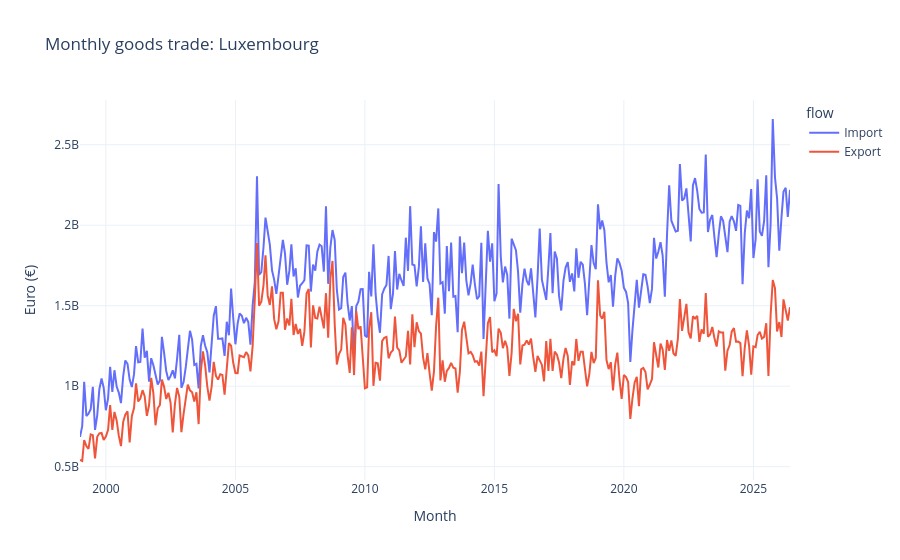
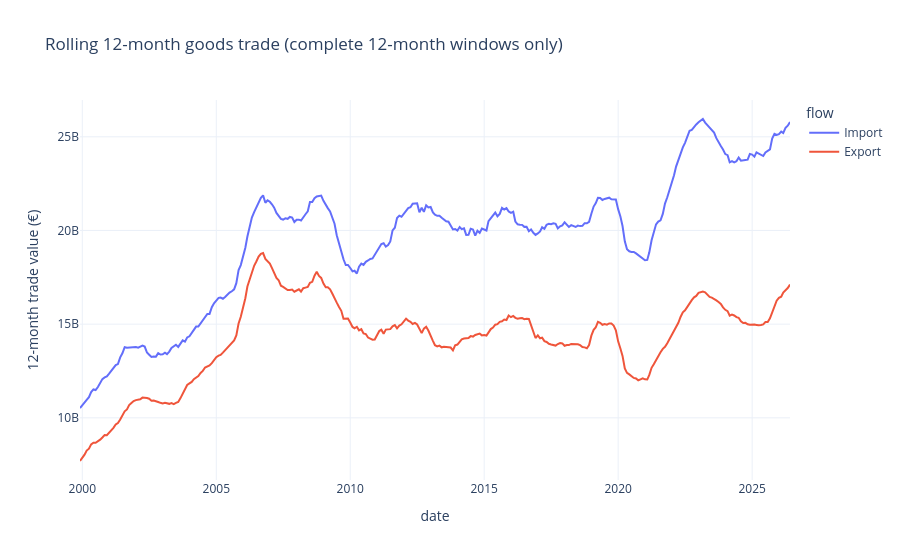

Notebook source saved alongside these figures, in order:
### Markdown cell above
## 7 · Monthly trade: trend and rolling 12-month totals

A monthly dataset is useful for identifying volatility and turning points. Rolling 12-month totals help remove seasonality. Missing months are kept as **missing**, not treated as zero. Do not compare a partial current year with a full previous year as if the periods matched.

### Code cell
def monthly_flow_pivot(df):
    if df.empty: return pd.DataFrame(columns=['Import','Export'])
    t = (df[df.flow.isin(['Import','Export'])]
         .groupby(['date','flow'])['value'].sum().unstack('flow').sort_index())
    for col in ['Import','Export']:
        if col not in t: t[col] = np.nan
    return t[['Import','Export']].asfreq('MS')

mon = monthly_flow_pivot(monthly_total)
if mon.empty:
    print('No usable monthly euro observations. Skip monthly sections.')
else:
    mon_long = mon.stack().dropna().reset_index()
    mon_long.columns = ['date','flow','eur']
    fig = px.line(mon_long, x='date', y='eur', color='flow',
                  title='Monthly goods trade: Luxembourg', labels={'eur':'Euro (€)','date':'Month'})
    fig.show()
    mon_roll = mon.rolling(window=12, min_periods=12).sum()
    roll_long = mon_roll.stack().dropna().reset_index()
    roll_long.columns = ['date','flow','eur_12mo']
    if not roll_long.empty:
        fig = px.line(roll_long, x='date', y='eur_12mo', color='flow',
                      title='Rolling 12-month goods trade (complete 12-month windows only)',
                      labels={'eur_12mo':'12-month trade value (€)'})
        fig.show()
    print('Monthly date range:', mon.index.min().date(), 'to', mon.index.max().date())

### Figure 1 — Plotly figure (JSON) as saved in the notebook; plotly's stock layout.template omitted (floating-point values rounded to 4 significant figures; data arrays with more than 128 entries replaced by an {"elided": "..."} marker saying what was removed)
{"data": [{"hovertemplate": "flow=Import<br>Month=%{x}<br>Euro (€)=%{y}<extra></extra>", "legendgroup": "Import", "line": {"color": "#636efa", "dash": "solid"}, "marker": {"symbol": "circle"}, "mode": "lines", "name": "Import", "orientation": "v", "showlegend": true, "type": "scatter", "x": {"elided": "330 str values"}, "xaxis": "x", "y": {"elided": "330 float values"}, "yaxis": "y"}, {"hovertemplate": "flow=Export<br>Month=%{x}<br>Euro (€)=%{y}<extra></extra>", "legendgroup": "Export", "line": {"color": "#EF553B", "dash": "solid"}, "marker": {"symbol": "circle"}, "mode": "lines", "name": "Export", "orientation": "v", "showlegend": true, "type": "scatter", "x": {"elided": "330 str values"}, "xaxis": "x", "y": {"elided": "330 float values"}, "yaxis": "y"}], "layout": {"legend": {"title": {"text": "flow"}, "tracegroupgap": 0}, "title": {"text": "Monthly goods trade: Luxembourg"}, "xaxis": {"anchor": "y", "domain": [0, 1], "title": {"text": "Month"}}, "yaxis": {"anchor": "x", "domain": [0, 1], "title": {"text": "Euro (€)"}}}}

### Figure 2 — Plotly figure (JSON) as saved in the notebook; plotly's stock layout.template omitted (floating-point values rounded to 4 significant figures; data arrays with more than 128 entries replaced by an {"elided": "..."} marker saying what was removed)
{"data": [{"hovertemplate": "flow=Import<br>date=%{x}<br>12-month trade value (€)=%{y}<extra></extra>", "legendgroup": "Import", "line": {"color": "#636efa", "dash": "solid"}, "marker": {"symbol": "circle"}, "mode": "lines", "name": "Import", "orientation": "v", "showlegend": true, "type": "scatter", "x": {"elided": "319 str values"}, "xaxis": "x", "y": {"elided": "319 float values"}, "yaxis": "y"}, {"hovertemplate": "flow=Export<br>date=%{x}<br>12-month trade value (€)=%{y}<extra></extra>", "legendgroup": "Export", "line": {"color": "#EF553B", "dash": "solid"}, "marker": {"symbol": "circle"}, "mode": "lines", "name": "Export", "orientation": "v", "showlegend": true, "type": "scatter", "x": {"elided": "319 str values"}, "xaxis": "x", "y": {"elided": "319 float values"}, "yaxis": "y"}], "layout": {"legend": {"title": {"text": "flow"}, "tracegroupgap": 0}, "title": {"text": "Rolling 12-month goods trade (complete 12-month windows only)"}, "xaxis": {"anchor": "y", "domain": [0, 1], "title": {"text": "date"}}, "yaxis": {"anchor": "x", "domain": [0, 1], "title": {"text": "12-month trade value (€)"}}}}
